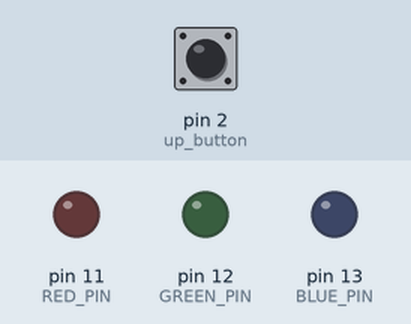
Recording of a sketch running on a simulated Arduino Uno, built with avr-gcc and run on an emulated ATmega328P. Parts: output pins drawn as LEDs (lit = HIGH). Dashed ring = blinking. The test bench sets the inputs (shaded band); at power-on: pin 2 (up_button) HIGH.

Above: at 1.2 s.
1.3 s: pin 2 (up_button) pulled LOW for 0.15 s
At 3.1 s:
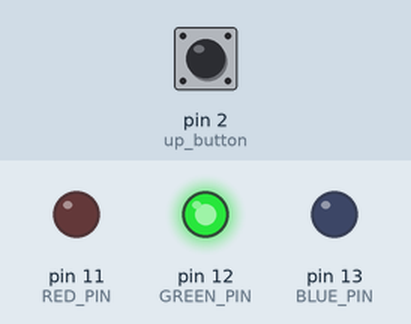
4.4 s: pin 2 (up_button) pulled LOW for 1 s
At 7.9 s:
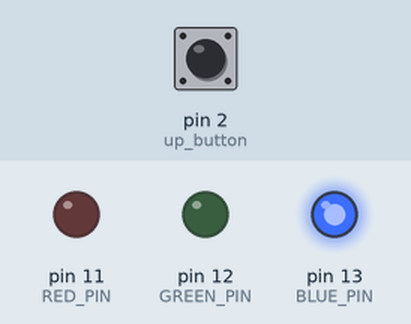
8.4 s: pin 2 (up_button) pulled LOW for 3.2 s
At 12.8 s:
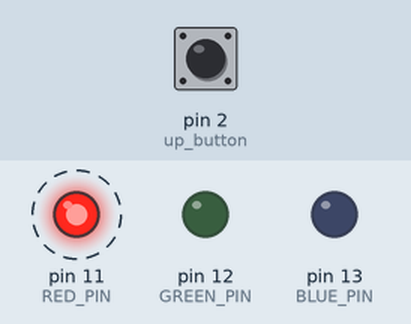
Timing chart, 0 to 20.6 s (numbered marks = the images above; inputs shaded):
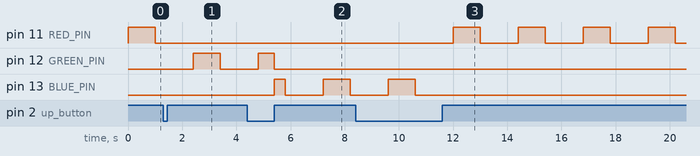

Measured:
- after the input at 1.3 s, pin 11 (RED_PIN): stays LOW (without the input it goes to HIGH after 1.1 s); pin 12 (GREEN_PIN): LOW → HIGH after 1.1 s, → LOW 1.0 s later
- after the input at 4.4 s, pin 13 (BLUE_PIN): LOW → HIGH after 1.0 s, → LOW 0.40 s later, → HIGH 1.4 s later, → LOW 1.0 s later
- after the input at 8.4 s, pin 11 (RED_PIN): alternates HIGH for 1.0 s and LOW for 1.4 s, starting after 3.6 s; pin 13 (BLUE_PIN): goes on until 10.6 s, then stays LOW

The sketch:

main_led.ino
```cpp
#define RED_PIN  11
#define GREEN_PIN 12
#define BLUE_PIN   13

const int up_button       = 2;
const int down_button     = 4;
const int left_button     = 5;
const int right_button    = 3;
const int joystick_button = 8;

volatile int pinoutLED = 11;
bool state = true;

void setup () {
  // put your setup code here, to run once:
  pinMode ( BLUE_PIN , OUTPUT );    // set BLUE_PIN as OUTPUT
  pinMode ( GREEN_PIN , OUTPUT );   // set GREEN_PIN as OUTPUT
  pinMode ( RED_PIN , OUTPUT );     // set RED_PIN as OUTPUT

  pinMode ( up_button , INPUT_PULLUP );
  attachInterrupt(digitalPinToInterrupt( up_button ) , changeState , RISING );
}

void changeState () {
    int pinoutLEDLast = pinoutLED;
    if ( pinoutLED == 11) {
      pinoutLED = 12;
    } else if ( pinoutLED == 12 ) {
      pinoutLED = 13;
    } else {
      pinoutLED = 11;
    }
    if ( state ) {
      digitalWrite(pinoutLEDLast, 0);
      digitalWrite(pinoutLED, 1);
    }
    //digitalWrite(pinoutLED, 1);
}

void turnOffAll() {
   digitalWrite(RED_PIN, 0);
   digitalWrite(GREEN_PIN, 0);
   digitalWrite(BLUE_PIN, 0);
}

void loop() {
  // put your main code here, to run repeatedly:
  digitalWrite(pinoutLED, state);

  delay(1000);
  state = !state;
  turnOffAll();
  delay(200);

}
```
